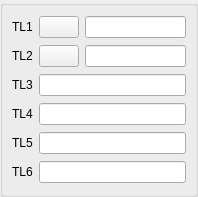
<ui version="4.0" >
 <class>MeasureGUI_2Sel4LineEdit_QTD</class>
 <widget class="QWidget" name="MeasureGUI_2Sel4LineEdit_QTD" >
  <property name="geometry" >
   <rect>
    <x>0</x>
    <y>0</y>
    <width>198</width>
    <height>197</height>
   </rect>
  </property>
  <property name="windowTitle" >
   <string/>
  </property>
  <layout class="QGridLayout" >
   <property name="leftMargin" >
    <number>0</number>
   </property>
   <property name="topMargin" >
    <number>0</number>
   </property>
   <property name="rightMargin" >
    <number>0</number>
   </property>
   <property name="bottomMargin" >
    <number>0</number>
   </property>
   <item row="0" column="0" >
    <widget class="QGroupBox" name="GroupBox1" >
     <property name="title" >
      <string/>
     </property>
     <layout class="QGridLayout" >
      <item row="0" column="0" >
       <widget class="QLabel" name="TextLabel1" >
        <property name="sizePolicy" >
         <sizepolicy vsizetype="Fixed" hsizetype="Fixed" >
          <horstretch>0</horstretch>
          <verstretch>0</verstretch>
         </sizepolicy>
        </property>
        <property name="text" >
         <string>TL1</string>
        </property>
        <property name="wordWrap" >
         <bool>false</bool>
        </property>
       </widget>
      </item>
      <item row="0" column="1" >
       <widget class="QPushButton" name="PushButton1" >
        <property name="sizePolicy" >
         <sizepolicy vsizetype="Fixed" hsizetype="Fixed" >
          <horstretch>0</horstretch>
          <verstretch>0</verstretch>
         </sizepolicy>
        </property>
       </widget>
      </item>
      <item row="0" column="2" >
       <widget class="QLineEdit" name="LineEdit1" >
        <property name="minimumSize" >
         <size>
          <width>100</width>
          <height>0</height>
         </size>
        </property>
       </widget>
      </item>
      <item row="1" column="0" >
       <widget class="QLabel" name="TextLabel2" >
        <property name="sizePolicy" >
         <sizepolicy vsizetype="Fixed" hsizetype="Fixed" >
          <horstretch>0</horstretch>
          <verstretch>0</verstretch>
         </sizepolicy>
        </property>
        <property name="text" >
         <string>TL2</string>
        </property>
        <property name="wordWrap" >
         <bool>false</bool>
        </property>
       </widget>
      </item>
      <item row="1" column="1" >
       <widget class="QPushButton" name="PushButton2" >
        <property name="sizePolicy" >
         <sizepolicy vsizetype="Fixed" hsizetype="Fixed" >
          <horstretch>0</horstretch>
          <verstretch>0</verstretch>
         </sizepolicy>
        </property>
       </widget>
      </item>
      <item row="1" column="2" >
       <widget class="QLineEdit" name="LineEdit2" >
        <property name="minimumSize" >
         <size>
          <width>100</width>
          <height>0</height>
         </size>
        </property>
       </widget>
      </item>
      <item row="2" column="0" >
       <widget class="QLabel" name="TextLabel3" >
        <property name="sizePolicy" >
         <sizepolicy vsizetype="Fixed" hsizetype="Fixed" >
          <horstretch>0</horstretch>
          <verstretch>0</verstretch>
         </sizepolicy>
        </property>
        <property name="text" >
         <string>TL3</string>
        </property>
        <property name="wordWrap" >
         <bool>false</bool>
        </property>
       </widget>
      </item>
      <item row="2" column="1" colspan="2" >
       <widget class="QLineEdit" name="LineEdit3" />
      </item>
      <item row="3" column="0" >
       <widget class="QLabel" name="TextLabel4" >
        <property name="sizePolicy" >
         <sizepolicy vsizetype="Fixed" hsizetype="Fixed" >
          <horstretch>0</horstretch>
          <verstretch>0</verstretch>
         </sizepolicy>
        </property>
        <property name="text" >
         <string>TL4</string>
        </property>
        <property name="wordWrap" >
         <bool>false</bool>
        </property>
       </widget>
      </item>
      <item row="3" column="1" colspan="2" >
       <widget class="QLineEdit" name="LineEdit4" />
      </item>
      <item row="4" column="0" >
       <widget class="QLabel" name="TextLabel5" >
        <property name="sizePolicy" >
         <sizepolicy vsizetype="Fixed" hsizetype="Fixed" >
          <horstretch>0</horstretch>
          <verstretch>0</verstretch>
         </sizepolicy>
        </property>
        <property name="text" >
         <string>TL5</string>
        </property>
        <property name="wordWrap" >
         <bool>false</bool>
        </property>
       </widget>
      </item>
      <item row="4" column="1" colspan="2" >
       <widget class="QLineEdit" name="LineEdit5" />
      </item>
      <item row="5" column="0" >
       <widget class="QLabel" name="TextLabel6" >
        <property name="sizePolicy" >
         <sizepolicy vsizetype="Fixed" hsizetype="Fixed" >
          <horstretch>0</horstretch>
          <verstretch>0</verstretch>
         </sizepolicy>
        </property>
        <property name="text" >
         <string>TL6</string>
        </property>
        <property name="wordWrap" >
         <bool>false</bool>
        </property>
       </widget>
      </item>
      <item row="5" column="1" colspan="2" >
       <widget class="QLineEdit" name="LineEdit6" />
      </item>
     </layout>
    </widget>
   </item>
  </layout>
 </widget>
 <resources/>
 <connections/>
</ui>
